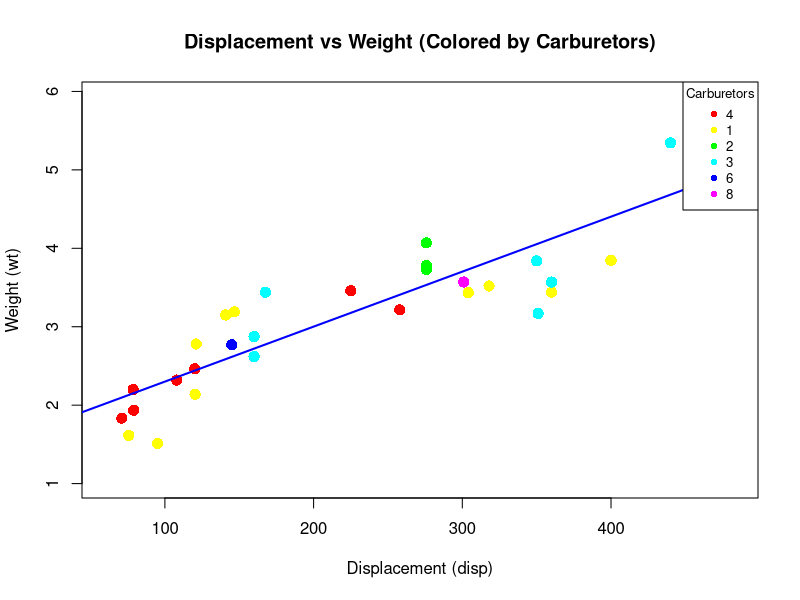

This chart was generated by the following R code:
# 1. Load the mtcars dataset (already available in R)
data(mtcars)

# 2. Create a scatter plot of disp (displacement) vs wt (weight)
# Map carburetors (carb) to both color and size
plot(mtcars$disp, mtcars$wt, 
     col = rainbow(length(unique(mtcars$carb)))[as.factor(mtcars$carb)],  # Color by carb
     pch = 16,  # Solid circle
     cex = 1.5,  # Default point size
     xlab = "Displacement (disp)",  # X-axis label
     ylab = "Weight (wt)",  # Y-axis label
     main = "Displacement vs Weight (Colored by Carburetors)",  # Title
     xlim = c(min(mtcars$disp) - 10, max(mtcars$disp) + 10),  # X-axis limits
     ylim = c(min(mtcars$wt) - 0.5, max(mtcars$wt) + 0.5))  # Y-axis limits

# 3. Add a smooth line to show the trend (linear model)
abline(lm(mtcars$wt ~ mtcars$disp), col = "blue", lwd = 2)  # Trend line (blue)

# 4. Add legend for the carburetors (carb)
legend("topright", 
       legend = unique(mtcars$carb),  # Unique carburetor values
       col = rainbow(length(unique(mtcars$carb))),  # Colors corresponding to carb values
       pch = 16,  # Solid circles
       title = "Carburetors",  # Legend title
       cex = 0.8)  # Smaller text in legend
